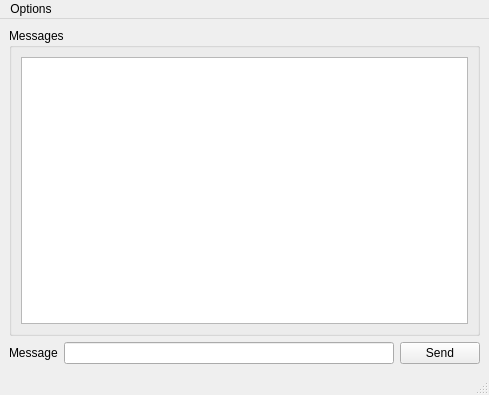
<?xml version="1.0" encoding="UTF-8"?>
<ui version="4.0">
 <class>MainWindow</class>
 <widget class="QMainWindow" name="MainWindow">
  <property name="geometry">
   <rect>
    <x>0</x>
    <y>0</y>
    <width>489</width>
    <height>395</height>
   </rect>
  </property>
  <property name="windowTitle">
   <string>Client</string>
  </property>
  <widget class="QWidget" name="centralwidget">
   <layout class="QVBoxLayout" name="verticalLayout_2">
    <item>
     <widget class="QGroupBox" name="groupBox">
      <property name="title">
       <string>Messages</string>
      </property>
      <layout class="QVBoxLayout" name="verticalLayout">
       <item>
        <widget class="QListWidget" name="lstMessage"/>
       </item>
      </layout>
     </widget>
    </item>
    <item>
     <layout class="QHBoxLayout" name="horizontalLayout">
      <item>
       <widget class="QLabel" name="label">
        <property name="text">
         <string>Message</string>
        </property>
       </widget>
      </item>
      <item>
       <widget class="QLineEdit" name="lnMessage"/>
      </item>
      <item>
       <widget class="QPushButton" name="btnSend">
        <property name="text">
         <string>Send</string>
        </property>
       </widget>
      </item>
     </layout>
    </item>
   </layout>
  </widget>
  <widget class="QMenuBar" name="menubar">
   <property name="geometry">
    <rect>
     <x>0</x>
     <y>0</y>
     <width>489</width>
     <height>21</height>
    </rect>
   </property>
   <widget class="QMenu" name="menuOptions">
    <property name="title">
     <string>Options</string>
    </property>
    <addaction name="actionConnect"/>
   </widget>
   <addaction name="menuOptions"/>
  </widget>
  <widget class="QStatusBar" name="statusbar"/>
  <action name="actionConnect">
   <property name="text">
    <string>Connect</string>
   </property>
  </action>
 </widget>
 <resources/>
 <connections/>
</ui>
